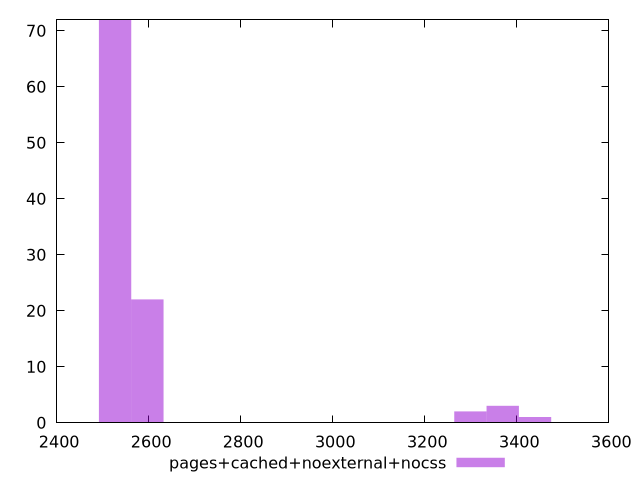

Write gnuplot code to recreate this figure.
$_pagesCachedNoexternalNocss <<EOF
2527.0012784510063 72
2597.1957584079787 22
3369.3350379346753 3
3299.140557977703 2
3439.5295178916476 1
EOF
set key outside below
set terminal pngcairo
set output "report_00005_2020-11-02T22-26-11.212Z/largest-contentful-paint/pages+cached+noexternal+nocss//raw_hist.png"
set yrange [0:72]
set boxwidth 70.1944799569724
set style fill transparent solid 0.5 noborder
plot $_pagesCachedNoexternalNocss title "pages+cached+noexternal+nocss" with boxes ,
